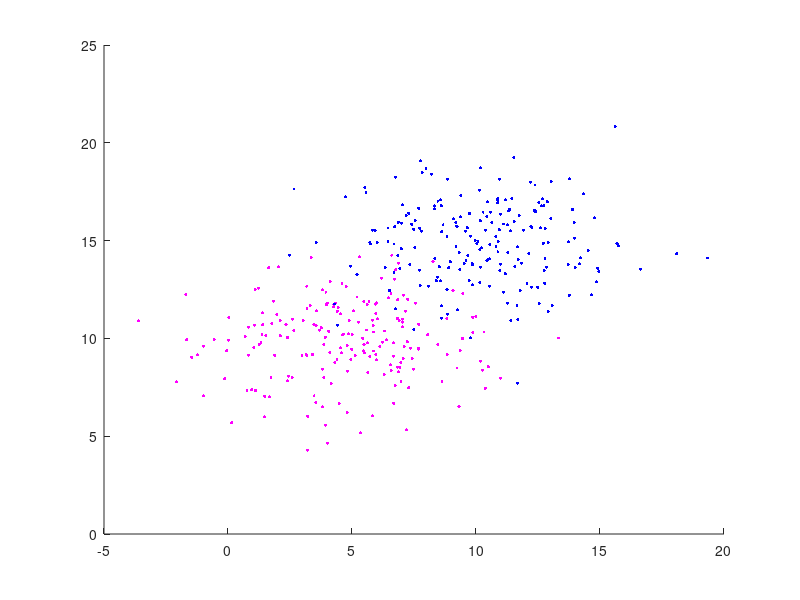
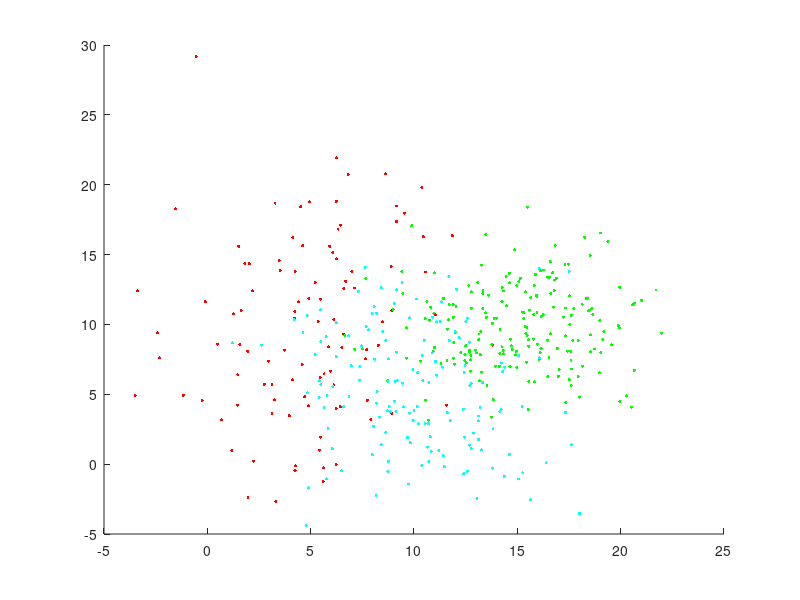

Write the MATLAB code that produced these figures, in order. (Note: this script raises an error after producing the figures.)
function main

    clear;
    clf();

    gridSize = 0.1;
    fig_AB = 1;
    fig_CDE = 2;
    k = 5;
    
    %CASE 1:

    Na = 200;
    muA = [5; 10];
    covarA = [8 0; 0 4];
    colourA = 'm'

    Nb = 200;
    muB = [10; 15];
    covarB = [8 0; 0 4];
    colourB = 'b'

    %CASE 2:
    Nc = 100;
    muC = [5; 10];
    covarC = [8 4; 4 40];
    colourC = 'r'

    Nd = 200;
    muD = [15; 10];
    covarD = [8 0; 0 8];
    colourD = 'g'

    Ne = 150;
    muE = [10; 5];
    covarE = [10 -5; -5 20;]
    colourE = 'c'

    %Generate bivariate normal distribution with mean vector and covariance
    %matrix
    dataA = gen_normal_distribution(Na, muA, covarA);
    %dataTest = gen_normal_distribution(Na, muA, covarA);
    figure(1);
    scatter(dataA(:,1), dataA(:,2), 5, colourA, 'filled');
    hold on;

    dataB = gen_normal_distribution(Nb, muB, covarB);
    scatter(dataB(:,1), dataB(:,2), 5, colourB, 'filled');
    hold on;

    figure(2);
    dataC = gen_normal_distribution(Nc, muC, covarC);
    scatter(dataC(:,1), dataC(:,2), 5, colourC, 'filled');
    hold on;
    dataD = gen_normal_distribution(Nd, muD, covarD);
    scatter(dataD(:,1), dataD(:,2), 5, colourD, 'filled');
    hold on;
    dataE = gen_normal_distribution(Ne, muE, covarE);
    scatter(dataE(:,1), dataE(:,2), 5, colourE, 'filled');
    hold on;

    %Find whitening transform W -> unit std.dev. contour
    [eigen_vec_A, eigen_diag_A] = get_eigenvalues(covarA);

    %plot ellipse
    figure(1);
    thetaA = atan2(eigen_vec_A(3),eigen_vec_A(1));
    Draw.draw_ellipse(muA(1), muA(2), thetaA, sqrt(eigen_diag_A(1)), sqrt(eigen_diag_A(4)), colourA);
    hold on;

    [eigen_vec_B, eigen_diag_B] = get_eigenvalues(covarB);
    thetaB = atan2(eigen_vec_B(3),eigen_vec_B(1));
    Draw.draw_ellipse(muB(1), muB(2), thetaB, sqrt(eigen_diag_B(1)), sqrt(eigen_diag_B(4)), colourB);
    hold on;

    figure(2);
    [eigen_vec_C, eigen_diag_C] = get_eigenvalues(covarC);
    thetaC = atan2(eigen_vec_C(3),eigen_vec_C(1));
    Draw.draw_ellipse(muC(1), muC(2), thetaC, sqrt(eigen_diag_C(1)), sqrt(eigen_diag_C(4)), colourC);
    hold on;

    [eigen_vec_D, eigen_diag_D] = get_eigenvalues(covarD);
    thetaD = atan2(eigen_vec_D(3),eigen_vec_D(1));
    Draw.draw_ellipse(muD(1), muD(2), thetaD, sqrt(eigen_diag_D(1)), sqrt(eigen_diag_D(4)), colourD);
    hold on;

    [eigen_vec_E, eigen_diag_E] = get_eigenvalues(covarE);
    thetaE = atan2(eigen_vec_E(3),eigen_vec_E(1));
    Draw.draw_ellipse(muE(1), muE(2), thetaE, sqrt(eigen_diag_E(1)), sqrt(eigen_diag_E(4)), colourE);
    hold on;

    whiten_A = eigen_diag_A^(-1/2) * transpose(eigen_vec_A);
    whiten_B = eigen_diag_B^(-1/2) * transpose(eigen_vec_B);
    whiten_C = eigen_diag_C^(-1/2) * transpose(eigen_vec_C);
    whiten_D = eigen_diag_D^(-1/2) * transpose(eigen_vec_D);
    whiten_E = eigen_diag_E^(-1/2) * transpose(eigen_vec_E);

    muA_whitened = whiten_A * muA;
    muB_whitened = whiten_B * muB;
    muC_whitened = whiten_C * muC;
    muD_whitened = whiten_D * muD;
    muE_whitened = whiten_E * muE;

    %draw unit standard deviation contours
    figure(1)
    Draw.draw_circle(muA_whitened, colourA);
    Draw.draw_circle(muB_whitened, colourB);
    figure(2)
    Draw.draw_circle(muC_whitened, colourC);
    Draw.draw_circle(muD_whitened, colourD);
    Draw.draw_circle(muE_whitened, colourE);

    AB_means = [muA muB];
    AB_tmeans = [muA_whitened muB_whitened];
    AB_transforms = [whiten_A whiten_B];
    AB_probs = [Na/(Na+Nb) Nb/(Na+Nb)];
    AB_covars = [covarA covarB];
    
    CDE_means = [muC muD muE];
    CDE_tmeans = [muC_whitened muD_whitened muE_whitened];
    CDE_transforms = [whiten_C whiten_D whiten_E];
    CDE_probs = [Nc/(Nc+Nd+Ne) Nd/(Nc+Nd+Ne) Ne/(Nc+Nd+Ne)];
    CDE_covars = [covarC covarD covarE];
    
    %Grid Helper
    [xVals_AB, yVals_AB, grid_AB] = Plotter.prepareGrid(gridSize, dataA, dataB);
    [xVals_CDE, yVals_CDE, grid_CDE] = Plotter.prepareGrid(gridSize, dataC, dataD, dataE);

    figure(1);
    MED_AB = Plotter.plot_MED(grid_AB, xVals_AB, yVals_AB, AB_means);
    GED_AB = Plotter.plot_GED(grid_AB, xVals_AB, yVals_AB, AB_tmeans, AB_transforms);
    MAP_AB = Plotter.plot_MAP(grid_AB, xVals_AB, yVals_AB, AB_means, AB_covars, AB_probs);
    NN_AB  = Plotter.plot_nn(1, grid_AB, xVals_AB, yVals_AB, fig_AB, dataA, dataB);
    KNN_AB = Plotter.plot_nn(k, grid_AB, xVals_AB, yVals_AB, fig_AB, dataA, dataB);

    figure(2);
    MED_CDE = Plotter.plot_MED(grid_CDE, xVals_CDE, yVals_CDE, CDE_means);
    GED_CDE = Plotter.plot_GED(grid_CDE, xVals_CDE, yVals_CDE, CDE_tmeans, CDE_transforms);
 	MAP_CDE = Plotter.plot_MAP(grid_CDE, xVals_CDE, yVals_CDE, CDE_means, CDE_covars, CDE_probs);
    NN_CDE  = Plotter.plot_nn(1, grid_CDE, xVals_CDE, yVals_CDE, fig_CDE, dataC, dataD, dataE);
 	KNN_CDE = Plotter.plot_nn(k, grid_CDE, xVals_CDE, yVals_CDE, fig_CDE, dataC, dataD, dataE);

    ErrorAnalysis.confusion(xVals_AB, yVals_AB, MED_AB, 'MED', dataA, dataB);
    ErrorAnalysis.confusion(xVals_AB, yVals_AB, GED_AB, 'GED', dataA, dataB);
    ErrorAnalysis.confusion(xVals_AB, yVals_AB, MAP_AB, 'MAP', dataA, dataB);
    ErrorAnalysis.confusion(xVals_AB, yVals_AB, NN_AB, 'NN', dataA, dataB);
    ErrorAnalysis.confusion(xVals_AB, yVals_AB, KNN_AB, 'KNN', dataA, dataB);
    
    ErrorAnalysis.confusion(xVals_CDE, yVals_CDE, MED_CDE, 'MED', dataC, dataD, dataE);
    ErrorAnalysis.confusion(xVals_CDE, yVals_CDE, GED_CDE, 'GED', dataC, dataD, dataE);
    ErrorAnalysis.confusion(xVals_CDE, yVals_CDE, MAP_CDE, 'MAP', dataC, dataD, dataE);
    ErrorAnalysis.confusion(xVals_CDE, yVals_CDE, NN_CDE, 'NN', dataC, dataD, dataE);
    ErrorAnalysis.confusion(xVals_CDE, yVals_CDE, KNN_CDE,'kNN', dataC, dataD, dataE);

end

function gauss = gen_normal_distribution(N, mu, covar)
    rand = randn(N,2);
    R = chol(covar);
    gauss = repmat(transpose(mu), length(rand), 1) + rand*R;
end

function [V,D] = get_eigenvalues(matrix)
    [V,D] = eig(matrix);
end